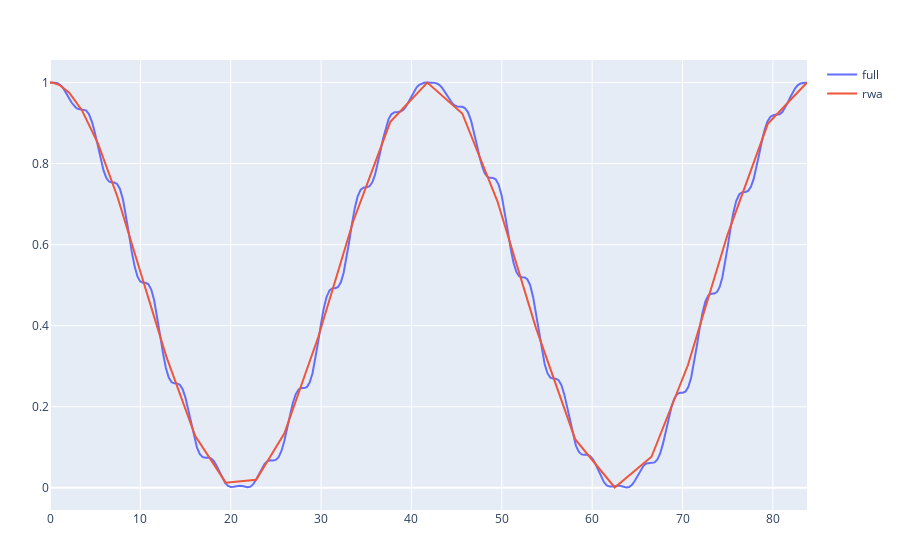

The code cell stored with this chart in its notebook:
### Code cell
plot_full = scatter(x = sol.t, y = abs2.(c0), mode = "lines", name = "full")
plot_rwa = scatter(x = sol_rwa.t, y = abs2.(c0_rwa), mode = "lines", name = "rwa")

plot([plot_full, plot_rwa])

### Figure 1 — Plotly figure (JSON) as saved in the notebook; plotly's stock layout.template omitted (floating-point values rounded to 4 significant figures; data arrays with more than 128 entries replaced by an {"elided": "..."} marker saying what was removed)
{"data": [{"mode": "lines", "name": "full", "type": "scatter", "x": {"elided": "282 float values"}, "y": {"elided": "282 float values"}}, {"mode": "lines", "name": "rwa", "type": "scatter", "x": [0, 0.0297, 0.3267, 1.058, 2.152, 3.539, 5.315, 7.453, 9.983, 12.88, 16.08, 19.45, 22.82, 25.94, 29.69, 33.53, 37.66, 41.76, 45.62, 49.52, 53.76, 58.12, 62.5, 66.57, 70.59, 74.98, 79.44, 83.78], "y": [1, 1.0, 0.9994, 0.9937, 0.9742, 0.9312, 0.8493, 0.7188, 0.5366, 0.3236, 0.1275, 0.01252, 0.01959, 0.1341, 0.3719, 0.6559, 0.9029, 0.9999, 0.9235, 0.7069, 0.3958, 0.1199, 0.0006257, 0.07649, 0.3022, 0.6241, 0.8978, 1.0]}], "layout": {"margin": {"b": 50, "l": 50, "r": 50, "t": 60}}}
